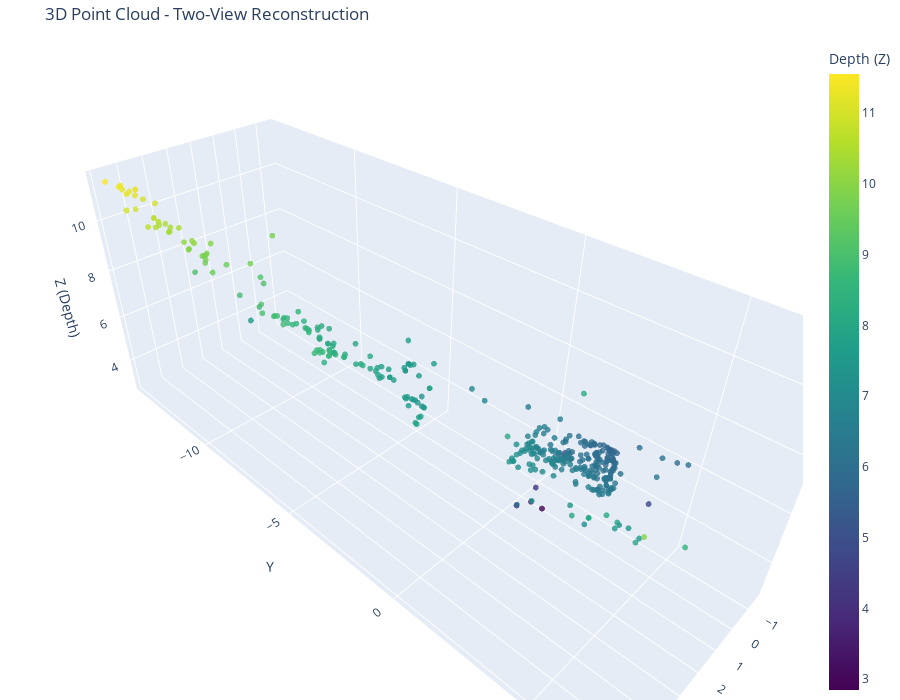

Notebook code cell kept with this figure:
### Markdown cell above
## Step 11: Interactive 3D Visualization (Open3D + Jupyter Inline)

### Code cell
# === 3D visualization with Open3D  ===

# Create point cloud object
pcd = o3d.geometry.PointCloud()
pcd.points = o3d.utility.Vector3dVector(points_final)

# Color the point cloud (light blue)
pcd.paint_uniform_color([0.2, 0.6, 1.0])

# Estimate normals for better visualization
pcd.estimate_normals(search_param=o3d.geometry.KDTreeSearchParamHybrid(radius=0.1, max_nn=30))

print("\n" + "="*50)
print("=== 3D VISUALIZATION ===")
print("="*50)

# Option 1: Interactive Open3D Window (Desktop)
print("Opening interactive Open3D viewer window...")
print("Controls: Left-click=Rotate | Right-click=Pan | Scroll=Zoom | Q=Quit")

o3d.visualization.draw_geometries(
    [pcd],
    window_name="Two-View Reconstruction - 3D Point Cloud",
    width=1024,
    height=768,
    left=50,
    top=50
)

print("✅ Interactive window closed.")

# Option 2: Jupyter Inline Visualization (Renders in notebook)
print("\n📊 Rendering 3D point cloud inline in Jupyter...")

import plotly.graph_objects as go

# Extract point coordinates
points = np.asarray(pcd.points)

# Create interactive 3D scatter plot
fig = go.Figure(data=[go.Scatter3d(
    x=points[:, 0],
    y=points[:, 1],
    z=points[:, 2],
    mode='markers',
    marker=dict(
        size=2,
        color=points[:, 2],  # Color by depth (Z)
        colorscale='Viridis',
        opacity=0.8,
        colorbar=dict(title="Depth (Z)")
    )
)])

fig.update_layout(
    title="3D Point Cloud - Two-View Reconstruction",
    scene=dict(
        xaxis_title='X',
        yaxis_title='Y',
        zaxis_title='Z (Depth)',
        aspectmode='data'
    ),
    width=900,
    height=700,
    margin=dict(l=0, r=0, b=0, t=40)
)

fig.show()

print("✅ Inline 3D visualization complete.")

### Figure 1 — Plotly figure (JSON) as saved in the notebook; plotly's stock layout.template omitted (floating-point values rounded to 4 significant figures; data arrays with more than 128 entries replaced by an {"elided": "..."} marker saying what was removed)
{"data": [{"marker": {"color": {"elided": "383 float values"}, "colorbar": {"title": {"text": "Depth (Z)"}}, "colorscale": [[0, "#440154"], [0.1111, "#482878"], [0.2222, "#3e4989"], [0.3333, "#31688e"], [0.4444, "#26828e"], [0.5556, "#1f9e89"], [0.6667, "#35b779"], [0.7778, "#6ece58"], [0.8889, "#b5de2b"], [1, "#fde725"]], "opacity": 0.8, "size": 2}, "mode": "markers", "type": "scatter3d", "x": {"elided": "383 float values"}, "y": {"elided": "383 float values"}, "z": {"elided": "383 float values"}}], "layout": {"height": 700, "margin": {"b": 0, "l": 0, "r": 0, "t": 40}, "scene": {"aspectmode": "data", "xaxis": {"title": {"text": "X"}}, "yaxis": {"title": {"text": "Y"}}, "zaxis": {"title": {"text": "Z (Depth)"}}}, "title": {"text": "3D Point Cloud - Two-View Reconstruction"}, "width": 900}}
